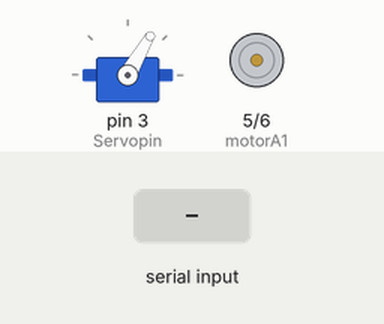
Simulated run of this sketch. Board: Arduino Uno, built with avr-gcc and run on an emulated ATmega328P. Shown: servo, motor-driver pin pairs drawn as motors (green arrow = first pin HIGH = forward, orange = second pin HIGH = backward, longer = more drive). The test bench sets the inputs (shaded band). What the sketch prints to the serial monitor is not drawn.

Above: at 1.2 s.
1.3 s: byte 82 ('R') received over Serial
At 2.5 s:
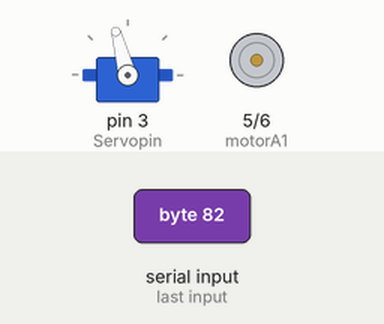
2.8 s: byte 76 ('L') received over Serial
At 3.9 s:
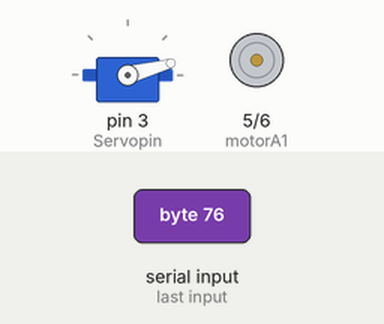
4.3 s: "0" received over Serial
5.8 s: byte 113 ('q') received over Serial
7.3 s: byte 70 ('F') received over Serial
At 8.5 s:
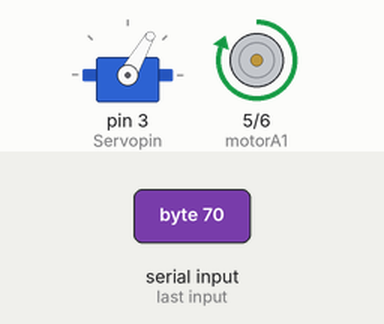
8.8 s: byte 66 ('B') received over Serial
At 9.7 s:
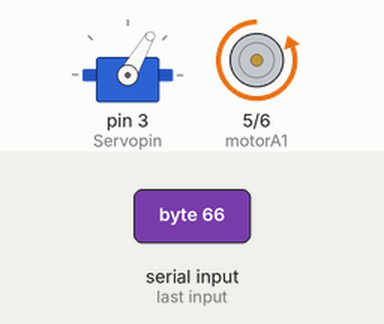
Timing chart, 0 to 11.3 s (numbered marks = the images above; inputs shaded):
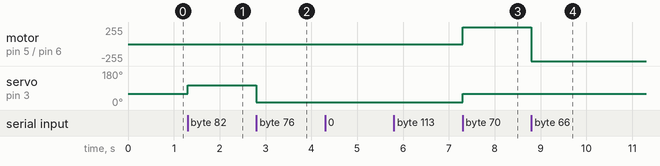

The sketch:

nuire_program.ino
```cpp
#include <Servo.h>
#include <SoftwareSerial.h>


   int motorA1  = 5;
   int motorA2  = 6;
   int Servopin = 3;
   int state;
   int vSpeed;
   char ch;
   Servo Servo1;

void setup() {

    pinMode(motorA1, OUTPUT);
    pinMode(motorA2, OUTPUT);
    Servo1.attach(Servopin);
    Serial.begin(9600);
    Servo1.write(60);
}

void loop() {

  //Save income data to variable 'state'
    if(Serial.available() > 0)
    {
      state = Serial.read();
      ch = state;
      Serial.print("state:");Serial.print(state);
      Serial.print(" ch:");Serial.print(ch);
    }


    if(state == '0')
     vSpeed = 0;
    if(state == '1')
     vSpeed = 120;
    if(state == '2')
     vSpeed = 140;
    if(state == '3')
     vSpeed = 160;
    if(state == '4')
     vSpeed = 180;
    if(state == '5')
     vSpeed = 200;
    if(state == '6')
     vSpeed = 210;
    if(state == '7')
     vSpeed = 220;
    if(state == '8')
     vSpeed = 230;
    if(state == '9')
     vSpeed = 240;
    if(state == 'q')
     vSpeed = 255;


  /***********************Forward****************************/
  //If state is equal with number 'F', car will go forward!
    if (state == 'F') {
      analogWrite(motorA1, vSpeed); analogWrite(motorA2, 0);
      Servo1.write(60);

    }

  /***********************Backward****************************/
  //If state is equal with number 'B', car will go backward
    else if (state == 'B') {
      analogWrite(motorA1, 0); analogWrite(motorA2, vSpeed);
      Servo1.write(60);

    }

  /***************************Right*****************************/
  //If state is equal with number 'R', wheels will turn right
    else if (state == 'R') {
      analogWrite(motorA1, 0); analogWrite(motorA2, 0);
      Servo1.write(105);

    }

  /***************************Left*****************************/
  //If state is equal with number 'L', wheels will turn left
    else if (state == 'L') {
      analogWrite(motorA1, 0);   analogWrite(motorA2, 0);
      Servo1.write(15);

    }

  /**********************Forward Right************************/
  //If state is equal with number 'I', car will go forward right
    else if (state == 'I') {
      analogWrite(motorA1, vSpeed); analogWrite(motorA2, 0);
      Servo1.write(105);

    }

  /**********************Forward Left************************/
  //If state is equal with number 'G', car will go forward left
    else if (state == 'G') {
      analogWrite(motorA1, vSpeed); analogWrite(motorA2, 0);
      Servo1.write(15);

    }

  /**********************Backward Right************************/
  //If state is equal with number 'J', car will go backward right
    else if (state == 'J') {
      analogWrite(motorA1, 0); analogWrite(motorA2, vSpeed);
      Servo1.write(105);

    }

  /**********************Backward Left************************/
  //If state is equal with number 'H', car will go backward left
    else if (state == 'H') {
      analogWrite(motorA1, 0);   analogWrite(motorA2, vSpeed);
      Servo1.write(15);

    }

  /***************************Stop*****************************/
  //If state is equal with number 'S', stop the car
    else if (state == 'S') {
      analogWrite(motorA1, 0); analogWrite(motorA2, 0);
      Servo1.write(60);

    }


    }
```

Measured:
- after the input at 1.3 s, servo on pin 3 (Servopin): 60° → 105° at once
- after the input at 2.8 s, servo on pin 3 (Servopin): 105° → 15° at once
- after the input at 4.3 s, every drawn part: stays the same
- after the input at 5.8 s, every drawn part: stays the same
- after the input at 7.3 s, motor on pin 5 (motorA1) / pin 6 (motorA2): stopped → forward 255/255 at once; servo on pin 3 (Servopin): 15° → 60° at once
- after the input at 8.8 s, motor on pin 5 (motorA1) / pin 6 (motorA2): forward 255/255 → backward 255/255 at once
